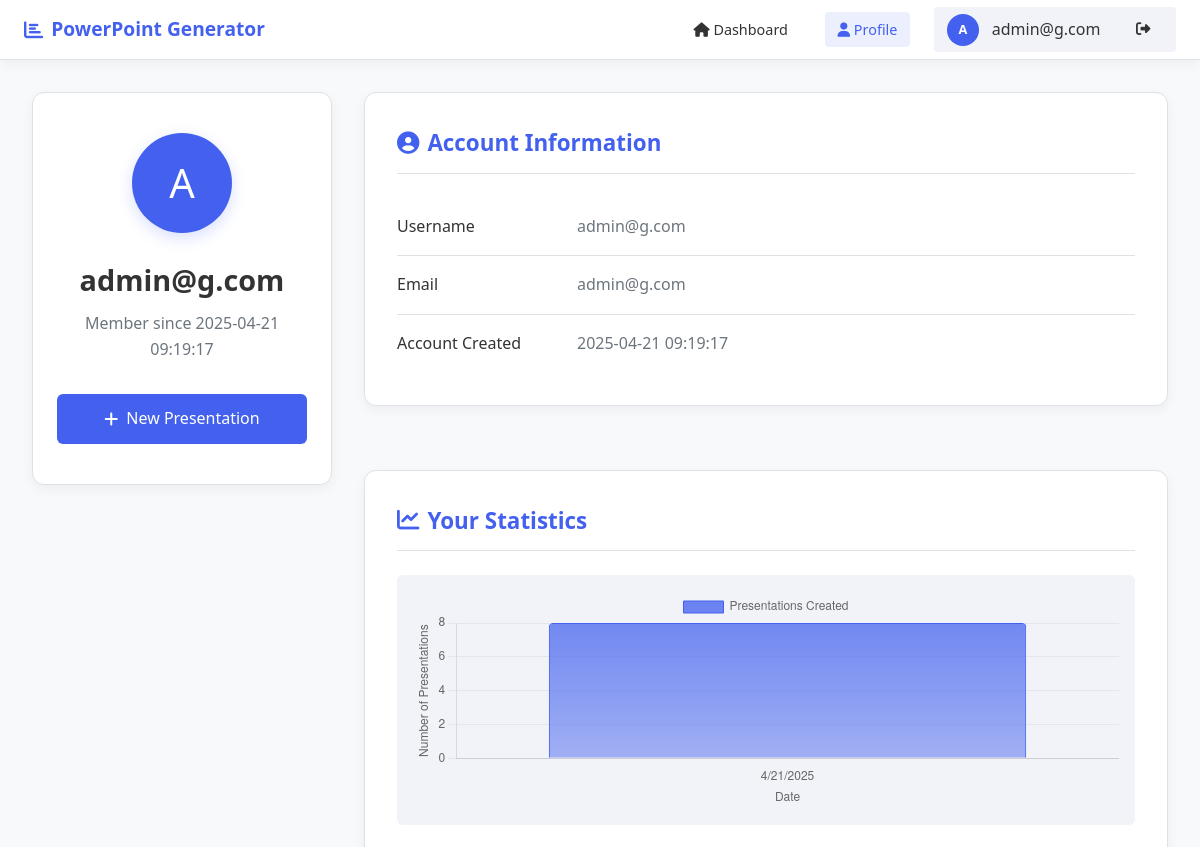
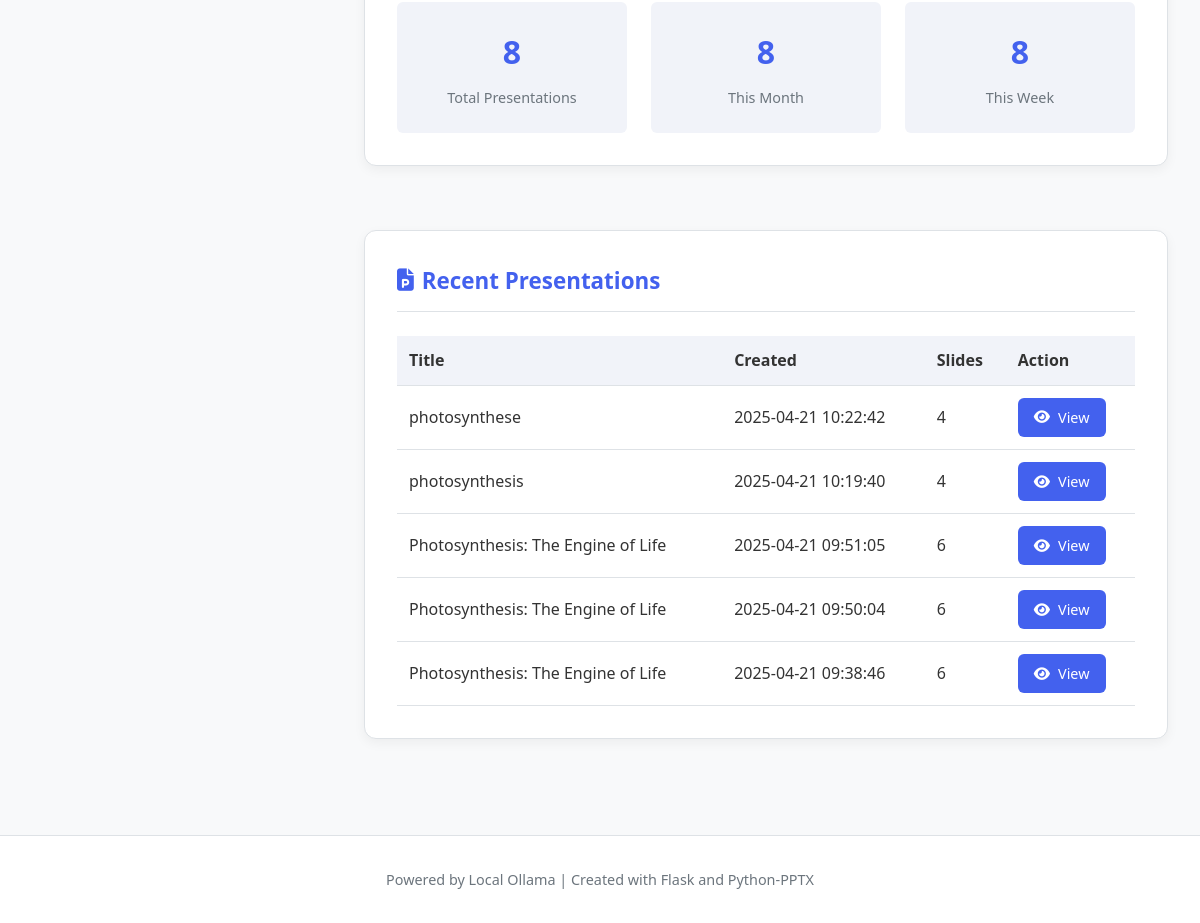
Screenshot of /profile (signed in) with the database file from the repository (2 pictures, top to bottom).
### tables this page shows
CREATE TABLE users (
        id INTEGER PRIMARY KEY AUTOINCREMENT,
        username TEXT UNIQUE NOT NULL,
        email TEXT UNIQUE NOT NULL,
        password TEXT NOT NULL,
        created_at TIMESTAMP DEFAULT CURRENT_TIMESTAMP
    );

CREATE TABLE presentations (
        id INTEGER PRIMARY KEY AUTOINCREMENT,
        user_id INTEGER NOT NULL,
        title TEXT NOT NULL,
        filename TEXT NOT NULL,
        template TEXT NOT NULL,
        slide_count INTEGER NOT NULL,
        created_at TIMESTAMP DEFAULT CURRENT_TIMESTAMP,
        FOREIGN KEY (user_id) REFERENCES users (id)
    );

### app.py (the view)
@app.route('/profile')
@login_required
def profile():
    print(f"Session contents: {session}")
    try:
        user_id = int(session['user_id'])
        print(f"User ID: {user_id}")
        conn = get_db()
        c = conn.cursor()
        c.execute('SELECT username, email, created_at FROM users WHERE id = ?', (user_id,))
        user = c.fetchone()
        print(f"User: {user}")
        if not user:
            flash('User not found.', 'error')
            return redirect(url_for('login'))
        if not user['username']:
            flash('Invalid username.', 'error')
            return redirect(url_for('dashboard'))
        user = {'username': user['username'], 'email': user['email'], 'created_at': user['created_at']}
        c.execute('SELECT COUNT(*) as count FROM presentations WHERE user_id = ?', (user_id,))
        presentation_count = c.fetchone()['count']
        print(f"Presentation count: {presentation_count}")
        month_start = datetime.now() - relativedelta(months=1)
        c.execute('SELECT COUNT(*) as count FROM presentations WHERE user_id = ? AND created_at >= ?',
                  (user_id, month_start))
        presentations_this_month = c.fetchone()['count']
        print(f"Monthly count: {presentations_this_month}")
        week_start = datetime.now() - relativedelta(days=7)
        c.execute('SELECT COUNT(*) as count FROM presentations WHERE user_id = ? AND created_at >= ?',
                  (user_id, week_start))
        presentations_this_week = c.fetchone()['count']
        print(f"Weekly count: {presentations_this_week}")
        c.execute('SELECT DATE(created_at) as date, COUNT(*) as count FROM presentations WHERE user_id = ? AND created_at >= ? GROUP BY DATE(created_at)',
                  (user_id, month_start))
        graph_data_raw = c.fetchall()
        graph_data = [{'date': row['date'], 'count': row['count']} for row in graph_data_raw]
        print(f"Graph data: {graph_data}")
        c.execute('SELECT title, created_at, slide_count FROM presentations WHERE user_id = ? ORDER BY created_at DESC LIMIT 5',
                  (session['user_id'],))
        recent_presentations = c.fetchall()
        return render_template('profile.html',
                              user=user,
                              presentation_count=presentation_count,
                              presentations_this_month=presentations_this_month,
                              presentations_this_week=presentations_this_week,
                              graph_data=graph_data,
                              recent_presentations=recent_presentations)
    except Exception as e:
        print(f"Profile route error: {str(e)}")
        flash(f'Error: {str(e)}', 'error')
        return redirect(url_for('dashboard'))
    finally:
        conn.close()

### app.py (called while the page is built)
def get_db():
    conn = sqlite3.connect('users.db')
    conn.row_factory = sqlite3.Row
    return conn

def login_required(f):
    @wraps(f)
    def decorated_function(*args, **kwargs):
        if 'user_id' not in session:
            return redirect(url_for('login'))
        return f(*args, **kwargs)
    return decorated_function

### templates/profile.html (shortened to what this page needs)
<!DOCTYPE html>
<html lang="en">
<head>
    <link rel="stylesheet" href="https://cdnjs.cloudflare.com/ajax/libs/font-awesome/6.4.0/css/all.min.css">
</head>
<body>
    <div class="layout">
        <div class="user-header">
            <div class="flex items-center">
                <h2 class="app-title"><i class="fas fa-chart-bar"></i> PowerPoint Generator</h2>
            </div>
            <div class="user-navigation">
                <a href="/dashboard"><i class="fas fa-home"></i> Dashboard</a>
                <a href="/profile" class="active"><i class="fas fa-user"></i> Profile</a>
                <div class="user-profile">
                    <div class="user-avatar">
                        {{ user.username[0].upper() if user and user.username else "?" }}
                    </div>
                    <span>{{ user.username if user else "Unknown" }}</span>
                    <a href="/logout" class="logout-link" title="Logout">
                        <i class="fas fa-sign-out-alt"></i>
                    </a>
                </div>
            </div>
        </div>
        <div class="main-content">
            <div class="profile-container">
                <div class="profile-sidebar">
                    <div class="profile-header">
                        <div class="profile-avatar">
                            {{ user.username[0].upper() if user and user.username else "?" }}
                        </div>
                        <h1>{{ user.username if user else "Unknown" }}</h1>
                        <p>Member since {{ user.created_at if user else "N/A" }}</p>
                        <div class="actions-container">
                            <a href="/dashboard" class="btn btn-primary" style="width: 100%;">
                                <i class="fas fa-plus"></i> New Presentation
                            </a>
                        </div>
                    </div>
                </div>
                <div class="profile-main">
                    <div class="profile-card">
                        <h2><i class="fas fa-user-circle"></i> Account Information</h2>
                        <div class="info-row">
                            <div class="info-label">Username</div>
                            <div class="info-value">{{ user.username if user else "N/A" }}</div>
                        </div>
                        <div class="info-row">
                            <div class="info-label">Email</div>
                            <div class="info-value">{{ user.email if user else "N/A" }}</div>
                        </div>
                        <div class="info-row">
                            <div class="info-label">Account Created</div>
                            <div class="info-value">{{ user.created_at if user else "N/A" }}</div>
                        </div>
                    </div>
                    <div class="profile-card">
                        <h2><i class="fas fa-chart-line"></i> Your Statistics</h2>
                        <div class="chart-container">
                            <canvas id="presentationChart"></canvas>
                        </div>
                        <div class="stats-grid">
                            <div class="stat-card">
                                <div class="stat-value">{{ presentation_count }}</div>
                                <div class="stat-label">Total Presentations</div>
                            </div>
                            <div class="stat-card">
                                <div class="stat-value">{{ presentations_this_month }}</div>
                                <div class="stat-label">This Month</div>
                            </div>
                            <div class="stat-card">
                                <div class="stat-value">{{ presentations_this_week }}</div>
                                <div class="stat-label">This Week</div>
                            </div>
                        </div>
                    </div>
                    <div class="profile-card">
                        <h2><i class="fas fa-file-powerpoint"></i> Recent Presentations</h2>
                        <table class="recent-table">
                            <thead>
                                <tr>
                                    <th>Title</th>
                                    <th>Created</th>
                                    <th>Slides</th>
                                    <th>Action</th>
                                </tr>
                            </thead>
                            <tbody>
                                {% for presentation in recent_presentations %}
                                <tr>
                                    <td>{{ presentation.title or "Untitled" }}</td>
                                    <td>{{ presentation.created_at }}</td>
                                    <td>{{ presentation.slide_count }}</td>
                                    <td>
                                        <a href="/presentation/{{ presentation.id }}" class="btn btn-primary">
                                            <i class="fas fa-eye"></i> View
                                        </a>
                                    </td>
                                </tr>
                                {% else %}
                                <tr>
                                    <td colspan="4" style="text-align: center;">No presentations yet.</td>
                                </tr>
                                {% endfor %}
                            </tbody>
                        </table>
                    </div>
                </div>
            </div>
        </div>
        <footer>
            Powered by Local Ollama | Created with Flask and Python-PPTX
        </footer>
    </div>
    <script>
        const ctx = document.getElementById('presentationChart').getContext('2d');
        const graphData = {{ graph_data | tojson | default('[]') | safe }};
        const labels = graphData.length ? graphData.map(item => new Date(item.date).toLocaleDateString()) : ['No Data'];
        const counts = graphData.length ? graphData.map(item => item.count) : [0];
        // Create gradient for the bars
        const gradient = ctx.createLinearGradient(0, 0, 0, 300);
        gradient.addColorStop(0, 'rgba(67, 97, 238, 0.8)');
        gradient.addColorStop(1, 'rgba(67, 97, 238, 0.2)');
        new Chart(ctx, {
            type: 'bar',
            data: {
                labels: labels,
                datasets: [{
                    label: 'Presentations Created',
                    data: counts,
                    backgroundColor: gradient,
                    borderColor: 'rgba(67, 97, 238, 1)',
                    borderWidth: 1,
                    borderRadius: 4
                }]
            },
            options: {
                responsive: true,
                maintainAspectRatio: false,
                scales: {
                    y: {
                        beginAtZero: true,
                        grid: {
                            color: 'rgba(0, 0, 0, 0.05)'
                        },
                        title: {
                            display: true,
                            text: 'Number of Presentations'
                        }
                    },
                    x: {
                        grid: {
                            display: false
                        },
                        title: {
                            display: true,
                            text: 'Date'
                        }
                    }
                },
                plugins: {
                    legend: {
                        display: true,
                        position: 'top'
                    },
                    tooltip: {
                        backgroundColor: 'rgba(0, 0, 0, 0.7)',
                        padding: 10,
                        cornerRadius: 5,
                        displayColors: false
                    }
                }
            }
        });
    </script>
</body>
</html>

### rows the page displays
users: username "A", username "admin@g.com", created_at "2025-04-21 09:19:17", email "admin@g.com"
presentations: title "photosynthese", created_at "2025-04-21 10:22:42", slide_count "4"
presentations: title "photosynthesis", created_at "2025-04-21 10:19:40", slide_count "4"
presentations: title "Photosynthesis: The Engine of Life", created_at "2025-04-21 09:51:05", slide_count "6"
presentations: title "Photosynthesis: The Engine of Life", created_at "2025-04-21 09:50:04", slide_count "6"
presentations: title "Photosynthesis: The Engine of Life", created_at "2025-04-21 09:38:46", slide_count "6"

### other values shown
{{ presentation_count }} "8"
{{ presentations_this_month }} "8"
{{ presentations_this_week }} "8"
chart data {{ graph_data | tojson | default('[]') | safe }} [{"count": 8, "date": "2025-04-21"}]
